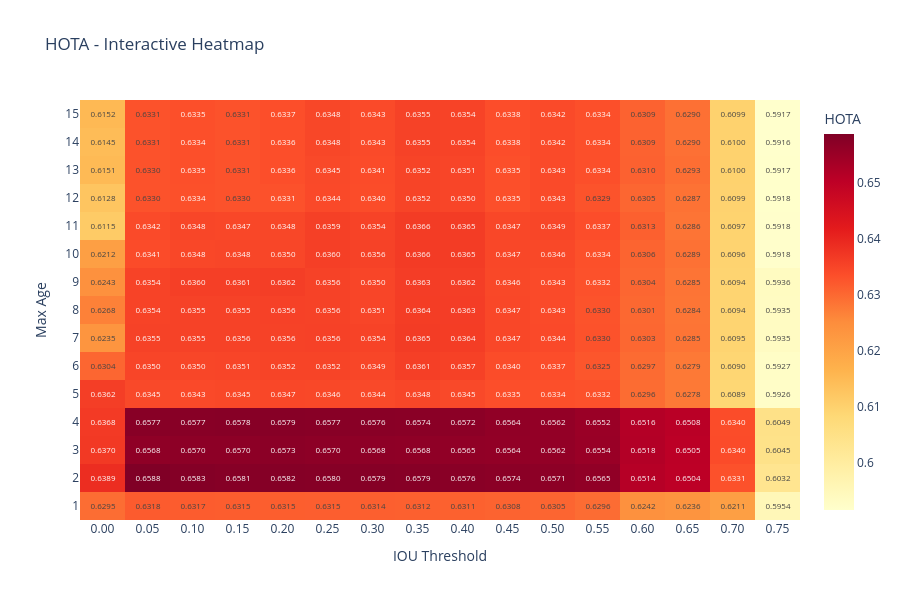

This figure's notebook cell:
### Markdown cell above
## 9. Interactive Heatmaps with Plotly

### Code cell
# Interactive heatmap for HOTA
fig = go.Figure(data=go.Heatmap(
    z=pivot_hota.values,
    x=[f'{x:.2f}' for x in pivot_hota.columns],
    y=[f'{int(y)}' for y in pivot_hota.index],
    colorscale='YlOrRd',
    text=pivot_hota.values,
    texttemplate='%{text:.4f}',
    textfont={"size": 8},
    colorbar=dict(title="HOTA")
))

fig.update_layout(
    title='HOTA - Interactive Heatmap',
    xaxis_title='IOU Threshold',
    yaxis_title='Max Age',
    width=900,
    height=600
)

fig.show()

### Figure 1 — Plotly figure (JSON) as saved in the notebook; plotly's stock layout.template omitted (floating-point values rounded to 4 significant figures; data arrays with more than 128 entries replaced by an {"elided": "..."} marker saying what was removed)
{"data": [{"colorbar": {"title": {"text": "HOTA"}}, "colorscale": [[0, "rgb(255,255,204)"], [0.125, "rgb(255,237,160)"], [0.25, "rgb(254,217,118)"], [0.375, "rgb(254,178,76)"], [0.5, "rgb(253,141,60)"], [0.625, "rgb(252,78,42)"], [0.75, "rgb(227,26,28)"], [0.875, "rgb(189,0,38)"], [1, "rgb(128,0,38)"]], "text": {"elided": "15x16 float values"}, "textfont": {"size": 8}, "texttemplate": "%{text:.4f}", "type": "heatmap", "x": ["0.00", "0.05", "0.10", "0.15", "0.20", "0.25", "0.30", "0.35", "0.40", "0.45", "0.50", "0.55", "0.60", "0.65", "0.70", "0.75"], "y": ["1", "2", "3", "4", "5", "6", "7", "8", "9", "10", "11", "12", "13", "14", "15"], "z": {"elided": "15x16 float values"}}], "layout": {"height": 600, "title": {"text": "HOTA - Interactive Heatmap"}, "width": 900, "xaxis": {"title": {"text": "IOU Threshold"}}, "yaxis": {"title": {"text": "Max Age"}}}}
